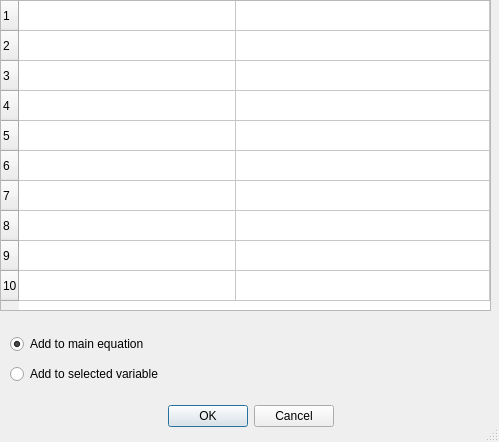
<?xml version="1.0" encoding="UTF-8"?>
<ui version="4.0">
 <class>LimitInputWindow</class>
 <widget class="QDialog" name="LimitInputWindow">
  <property name="geometry">
   <rect>
    <x>0</x>
    <y>0</y>
    <width>499</width>
    <height>442</height>
   </rect>
  </property>
  <property name="windowTitle">
   <string>Dialog</string>
  </property>
  <property name="sizeGripEnabled">
   <bool>true</bool>
  </property>
  <property name="modal">
   <bool>true</bool>
  </property>
  <widget class="QDialogButtonBox" name="buttonBox">
   <property name="geometry">
    <rect>
     <x>80</x>
     <y>400</y>
     <width>341</width>
     <height>32</height>
    </rect>
   </property>
   <property name="focusPolicy">
    <enum>Qt::TabFocus</enum>
   </property>
   <property name="orientation">
    <enum>Qt::Horizontal</enum>
   </property>
   <property name="standardButtons">
    <set>QDialogButtonBox::Cancel|QDialogButtonBox::Ok</set>
   </property>
   <property name="centerButtons">
    <bool>true</bool>
   </property>
  </widget>
  <widget class="QTableWidget" name="table">
   <property name="geometry">
    <rect>
     <x>0</x>
     <y>0</y>
     <width>491</width>
     <height>311</height>
    </rect>
   </property>
   <property name="showGrid">
    <bool>true</bool>
   </property>
   <property name="sortingEnabled">
    <bool>false</bool>
   </property>
   <property name="wordWrap">
    <bool>false</bool>
   </property>
   <property name="cornerButtonEnabled">
    <bool>true</bool>
   </property>
   <property name="rowCount">
    <number>10</number>
   </property>
   <property name="columnCount">
    <number>2</number>
   </property>
   <attribute name="horizontalHeaderVisible">
    <bool>false</bool>
   </attribute>
   <attribute name="horizontalHeaderMinimumSectionSize">
    <number>30</number>
   </attribute>
   <attribute name="horizontalHeaderDefaultSectionSize">
    <number>217</number>
   </attribute>
   <attribute name="horizontalHeaderShowSortIndicator" stdset="0">
    <bool>true</bool>
   </attribute>
   <attribute name="horizontalHeaderStretchLastSection">
    <bool>true</bool>
   </attribute>
   <attribute name="verticalHeaderVisible">
    <bool>true</bool>
   </attribute>
   <row/>
   <row/>
   <row/>
   <row/>
   <row/>
   <row/>
   <row/>
   <row/>
   <row/>
   <row/>
   <column/>
   <column/>
  </widget>
  <widget class="QWidget" name="verticalLayoutWidget">
   <property name="geometry">
    <rect>
     <x>10</x>
     <y>330</y>
     <width>176</width>
     <height>59</height>
    </rect>
   </property>
   <layout class="QVBoxLayout" name="verticalLayout">
    <item>
     <widget class="QRadioButton" name="addMainEquation">
      <property name="text">
       <string>Add to main equation</string>
      </property>
      <property name="checked">
       <bool>true</bool>
      </property>
     </widget>
    </item>
    <item>
     <widget class="QRadioButton" name="addCurVar">
      <property name="text">
       <string>Add to selected variable</string>
      </property>
     </widget>
    </item>
   </layout>
  </widget>
 </widget>
 <tabstops>
  <tabstop>buttonBox</tabstop>
 </tabstops>
 <resources/>
 <connections>
  <connection>
   <sender>buttonBox</sender>
   <signal>accepted()</signal>
   <receiver>LimitInputWindow</receiver>
   <slot>accept()</slot>
   <hints>
    <hint type="sourcelabel">
     <x>238</x>
     <y>214</y>
    </hint>
    <hint type="destinationlabel">
     <x>157</x>
     <y>244</y>
    </hint>
   </hints>
  </connection>
  <connection>
   <sender>buttonBox</sender>
   <signal>rejected()</signal>
   <receiver>LimitInputWindow</receiver>
   <slot>reject()</slot>
   <hints>
    <hint type="sourcelabel">
     <x>306</x>
     <y>220</y>
    </hint>
    <hint type="destinationlabel">
     <x>286</x>
     <y>244</y>
    </hint>
   </hints>
  </connection>
 </connections>
</ui>
